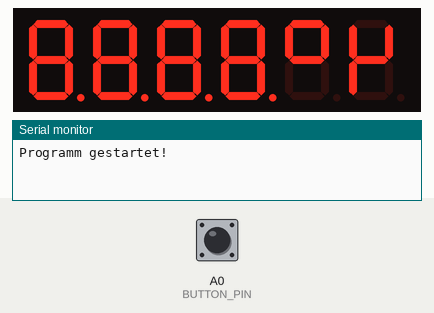
Recording of a sketch running on a simulated Arduino Uno, built with avr-gcc and run on an emulated ATmega328P. Parts: 6-digit seven-segment display, the last lines printed to the serial monitor. The inputs (shaded band) are chosen by the test bench; at power-on: A0 (BUTTON_PIN) HIGH.

Above: at 1.2 s.
1.3 s: A0 (BUTTON_PIN) pulled LOW for 0.15 s
At 2.8 s:
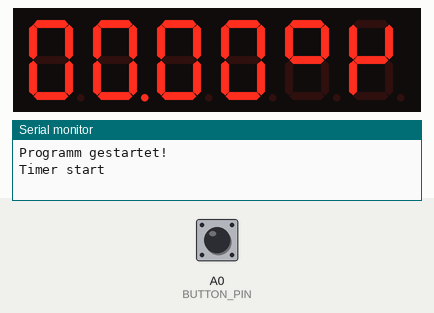
4.4 s: A0 (BUTTON_PIN) pulsed LOW 2 times (0.12 s each, 0.3 s apart)
At 5.5 s:
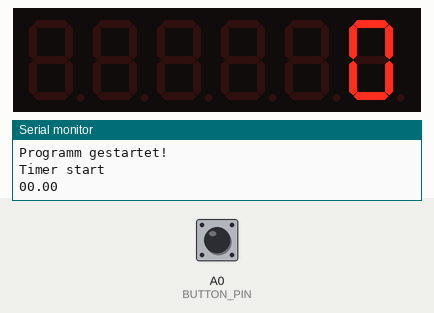
Timing chart, 0 to 7.4 s (numbered marks = the images above; inputs shaded):
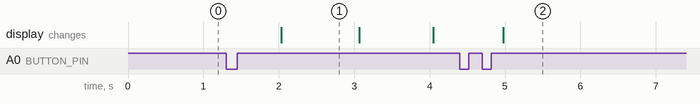

Measured:
- after the input at 1.3 s, the display: changes after 0.74 s (image 1)
- after the input at 4.4 s, the display: changes after 0.58 s (image 2)
- what the display in image 1 shows lasts 1.1 s, from 2.0 s to 3.1 s

The sketch:

sketch_aug03a.ino
```cpp
#include "Arduino.h"
#include "OneButton.h"

//4-Digit Display:
#include "TM1637TinyDisplay.h"

#include "TM1637TinyDisplay6.h"       // Include 6-Digit Display Class Header


// Define Display:
#define CLK 2
#define DIO 3
// Create display object of type TM1637Display:
//TM1637TinyDisplay display(CLK, DIO);

TM1637TinyDisplay6 display(CLK, DIO); // 6-Digit Display Class

// Create array that turns all segments on:
const uint8_t data[] = {0xff, 0xff, 0xff, 0xff};

// Create array that turns all segments off:
const uint8_t blank[] = {0x00, 0x00, 0x00, 0x00};


//Butto-Definitionen:
int BUTTON_PIN = A0;
OneButton NameTaster(BUTTON_PIN, true, true);

// Variablen der Zeit
float StartZeit;
float VerstricheneZeit;
float Sekunden;
bool Anzeige = false;
// TasterStatus sorgt für Start/Neustart
bool TasterStatus = true;

void setup() {
  //initieren Serieller Monitor:
  Serial.begin(9600);
  Serial.println("Programm gestartet!");


  // Aktionen dem Modus des Tasters zuordnen
  NameTaster.attachClick(einKlick);

  NameTaster.attachDoubleClick(doppelKlick);
  /*
  Anzahl der Millisekunden festlegen
  Standardwerte gesetzt:
  PressTicks: 1000
  ClickTicks: 600
  DebounceTicks: 50
  wenn die Standardwerte gesetzt werden sollen
  können die nächsten Zeilen auskommentiert werden
  */
  NameTaster.setPressTicks(1000);
  NameTaster.setClickTicks(500);
  NameTaster.setDebounceTicks(50);

  //Display initialisieren:
  display.clear();

  display.setSegments(data);
  display.setBrightness(15);
}


void loop() {

  NameTaster.tick();
  if(Anzeige){
    float Sekunden;
    Sekunden = zeitBerechnen();

    int IntSekunden  = int(Sekunden);

    // Minuten berechnen
    int Minute  = IntSekunden/ 60;
    if (Minute > 0){
      IntSekunden = IntSekunden + Minute*100;
    }

  // von Sekunden Anzahl der Minuten abziehen
  IntSekunden = IntSekunden - Minute * 60;
  float displayTime = IntSekunden/100;

  display.showNumberDec(IntSekunden,0b01000000 ,true,4);

  //printSerial(Sekunden);
  } else { //Anzeige = false
  //
  }
  display.setBrightness(15);

}

float zeitBerechnen(){
    float Sekunden;
    VerstricheneZeit = millis() - StartZeit;
    Sekunden = VerstricheneZeit / 1000;

    return Sekunden;
}


void einKlick()
{
  if (TasterStatus){
    StartZeit = millis();
    Anzeige = true;

    Serial.println("Timer start");
  } else {
    Anzeige = false;
  }

  // Tasterstatus umkehren
  TasterStatus = !TasterStatus;
}


void doppelKlick()
{
  Serial.println("00.00");
  display.showNumber(0);
  Anzeige=false;
}

void printSerial(float Sekunden)
{
  String GesamtSekunden = String(Sekunden);
    // . durch , ersetzen
    GesamtSekunden.replace(".", ",");
    // Ausgabe im Seriellen Monitor
    Serial.println("Sekunden insgesamt: " + GesamtSekunden + " Sekunden");

    // Minuten berechnen
    int Minute  = int(Sekunden) / 60;

    // nur Ausgabe der Minuten wenn Minute > 0
    if (Minute > 0){
      // Ausgabe verschönern, wenn Minute > 1 -> Ausgabe "Minuten"
      // "Minute"
      if (Minute > 1){
        // hier die ausgabe für Zeit über 1 Min

      } else {
        // hier die ausgabe für Zeit über 1 Min

      }
    }

    // von Sekunden Anzahl der Minuten abziehen
    Sekunden = Sekunden - Minute * 60;

    // Sekunden in String umwandeln
    // damit . durch , ersetzt werden kann
    String AnzahlSekunden = String(Sekunden);

    // . durch , ersetzen
    AnzahlSekunden.replace(".", ",");

}
```
